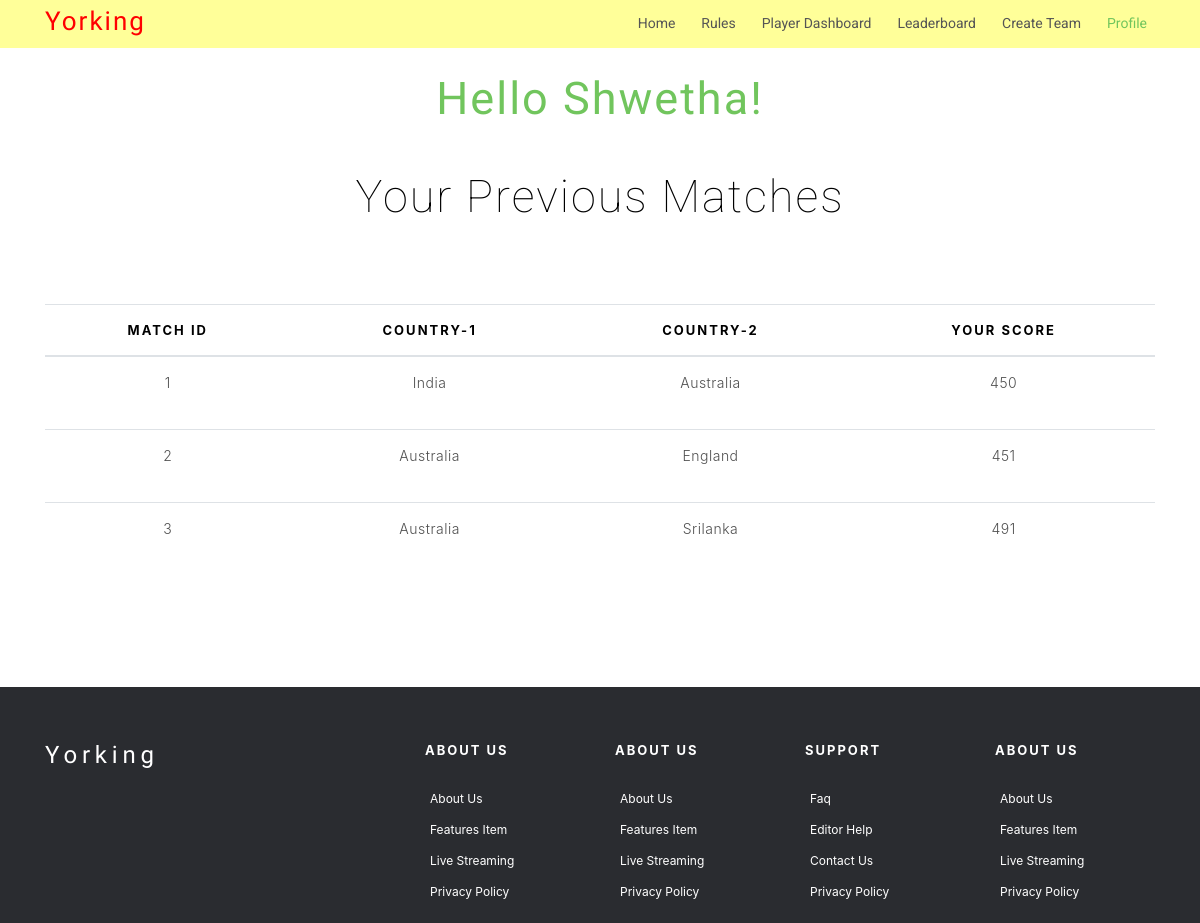
/profile/, run on the app's committed database.
### players/models.py (models this page shows, shortened)
class User(models.Model):
	user_id = models.IntegerField(primary_key=True)
	user_name = models.CharField(max_length=200)

class Matches(models.Model):
	matchid = models.IntegerField(primary_key=True)
	coun1 = models.CharField(max_length=200)
	coun2 = models.CharField(max_length=200)
	status = models.CharField(max_length=200)

### players/views.py (the view)
# urls.py: path('profile/',profile,name="profile"),
def profile(request):
	user = User.objects.get(user_id = 1)
	name=user.user_name
	played_matches = User_team.objects.filter(user_id =user).values('matchid').distinct()
	print(played_matches)
	matches=[]
	for i in played_matches:
		d={}
		obj = User_team.objects.filter(user_id = user,matchid=Matches.objects.get(matchid=i['matchid']))[0]
		d['coun1']=obj.matchid.coun1
		d['coun2']=obj.matchid.coun2
		d['stars']=obj.stars
		matches.append(d)
	return render(request,'profile.html',{'matches':matches,'name':name})

### templates/profile.html
{% extends 'base.html' %}
{% block content %}
<br>
<br>
<br>
<div class="container">
  <div class="container">
    <div class="section-title text-center">
        <h2 style="color: #71C55D;font-weight: 400;">Hello {{name}}! </h2>
        <br/>
        <h2>Your previous matches</h2>
    </div>
  </div>
<table class="table" style="text-align: center;">
  <thead>
    <tr>
      <th><h4>Match ID</h4></th>
      <th><h4>Country-1</h4></th>
      <th><h4>Country-2</h4></th>
      <th><h4>Your score</h4></th>
    </tr>
  </thead>
  <tbody>
  	{% for match in matches %}
  	<tr>
  		<td><p style="font-size:14px;">{{forloop.counter}}</p></td>
  		<td><p style="font-size:14px;">{{match.coun1}}</p></td>
  		<td><p style="font-size:14px;">{{match.coun2}}</p></td>
  		<td><p style="font-size:14px;">{{match.stars}}</p></td>
  	</tr>
  	{% endfor %}
  </tbody>
  </table>
  </div>
{% endblock %}

### yorking/static/css/style.css (style rules this page uses)
body { background-color: #fff; color: #333; }
h1, h2, h3, h4, h5, h6 { margin: 0; }
h2 { color: #000; font-weight: 600; }
h4 { color: #000; font-size: 13px; font-weight: 700; letter-spacing: 2px; text-transform: uppercase; line-height: 2; }
p { color: #505050; font-size: 14px; font-weight: 300; letter-spacing: 0.5px; line-height: 2; margin-bottom: 20px; }
.section-title { margin-bottom: 80px; }
.section-title h2 { font-family: "Roboto", sans-serif; font-size: 45px; font-weight: 100; letter-spacing: 2px; margin-bottom: 20px; text-transform: capitalize; }

### data on the page
User: user_name "Shwetha"
Matches: coun1 "India", coun2 "Australia"
Matches: coun1 "Australia", coun2 "England"
Matches: coun1 "Australia", coun2 "Srilanka"

### other printed values
{{ match.stars }} "450" "451" "491"
